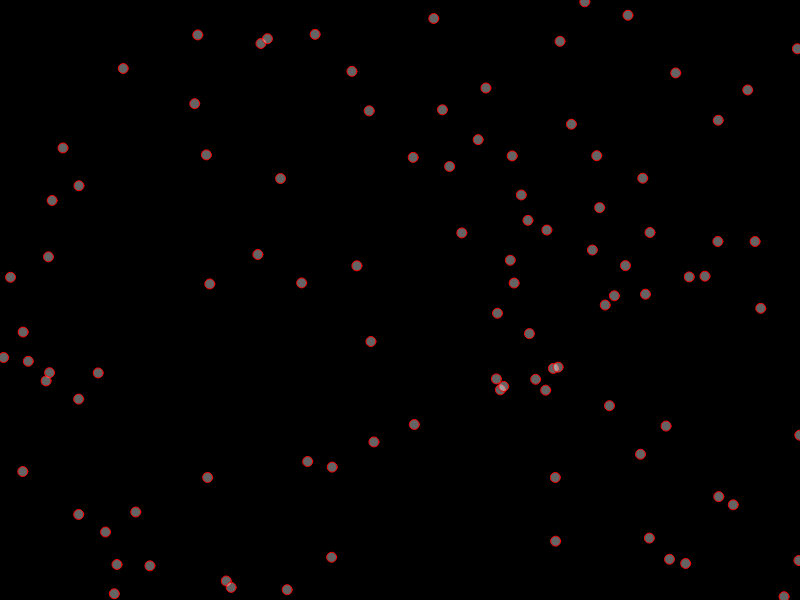
Frame 1 (no input)
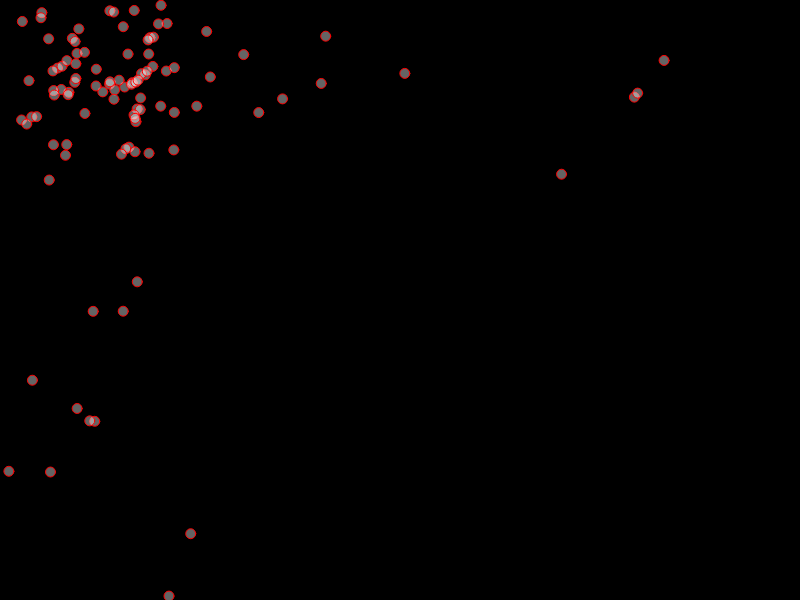
Frame 60 (no input)
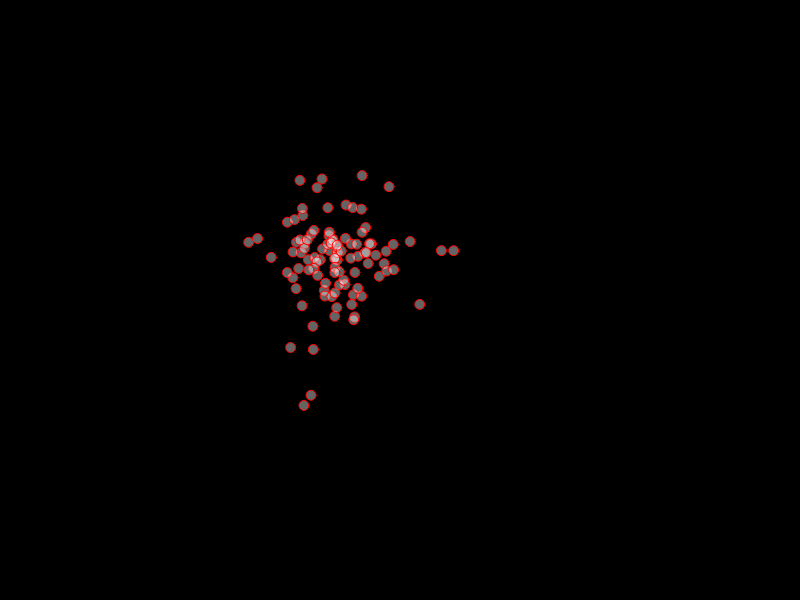
Frame 120 (the mouse pressed at the canvas centre since frame 60)

The p5.js sketch that drew these frames (run headless with seeded random() and noise() and a simulated clock; from frame 60 on, the mouse is pressed at the canvas centre):

// p5.js sketch
// ── sketch.js
//
// particle system
//
var NUMSTUFF = 100;
var xstuff = new Array(NUMSTUFF);
var ystuff = new Array(NUMSTUFF);

function setup() {
  createCanvas(800, 600);
  background(0);
  stroke(255, 0, 0, 255);
  fill(255, 100);
  for(var i = 0;i<NUMSTUFF;i++)
  {
    xstuff[i] = random(width);
    ystuff[i] = random(height);
  }
}

function draw() {
  background(0);
  // brownian motion - drunk behavior
  for(var i = 0;i<NUMSTUFF;i++)
  {
    ellipse(xstuff[i], ystuff[i], 10, 10);
    var dx = mouseX-xstuff[i];
    var dy = mouseY-ystuff[i];
    xstuff[i] = xstuff[i] + random(0, 0.05)*dx + random(-10, 10);
    ystuff[i] = ystuff[i] + random(0, 0.05)*dy + random(-10, 10);
    if(xstuff[i]>width) xstuff[i] = 0;
    if(ystuff[i]>height) ystuff[i] = 0;
    if(xstuff[i]<0) xstuff[i]=width;
    if(ystuff[i]<0) ystuff[i]=height;
  }

}


function keyPressed()
{
  background(0);
  for(var i = 0;i<NUMSTUFF;i++)
  {
    xstuff[i] = random(width);
    ystuff[i] = random(height);
  }
}
